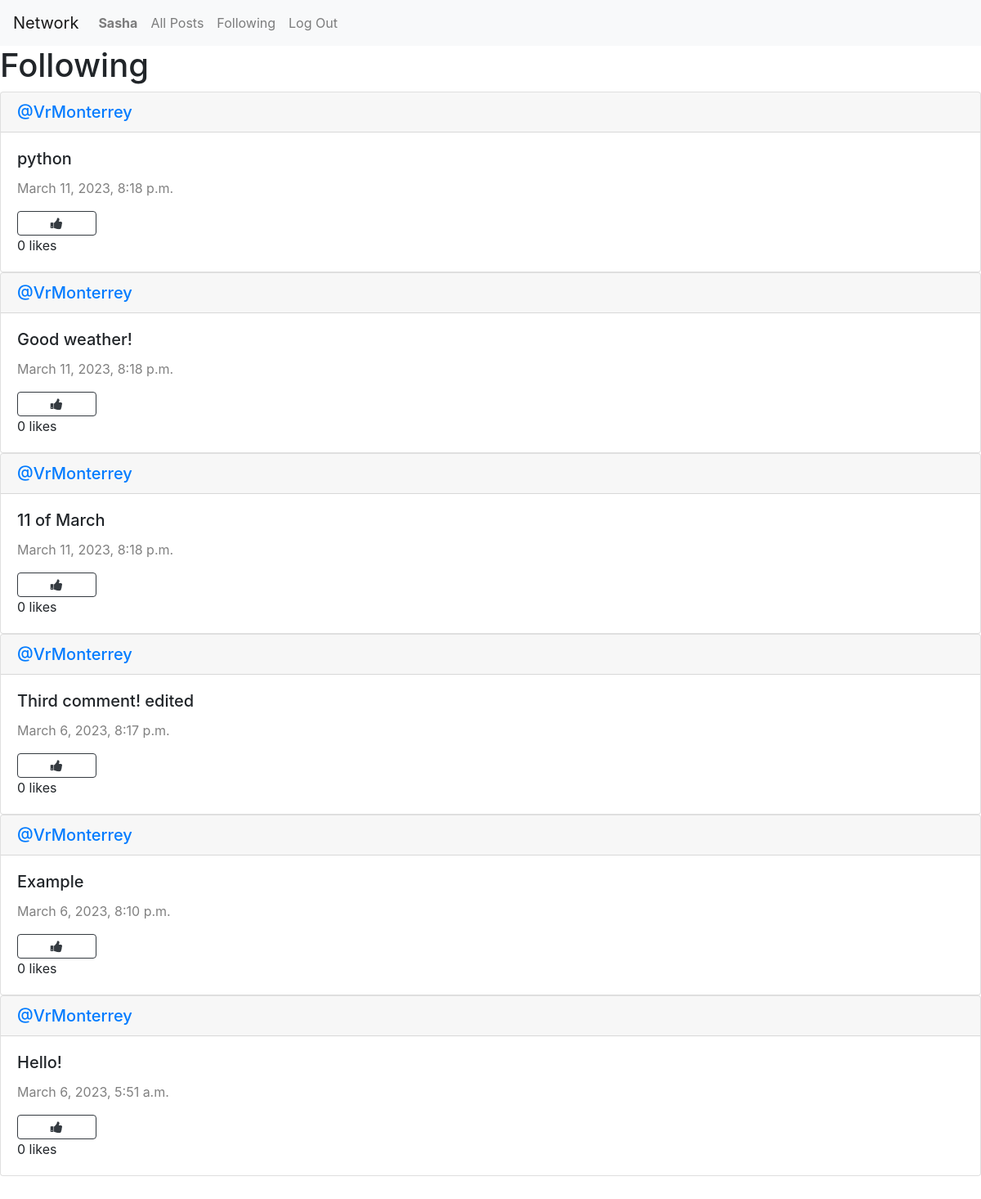
The page /following (signed in) on the database its author committed.
### network/models.py (models this page shows, shortened)
class User(AbstractUser):
    pass

class Post(models.Model):
    content = models.TextField(max_length=150)
    user = models.ForeignKey(User, on_delete=models.CASCADE, related_name="posts")
    date = models.DateTimeField(auto_now_add=True)

### network/views.py (the view)
# urls.py: path("following", views.following, name="following"),
def following(request):
    user = User.objects.get(pk=request.user.id)
    following = Follow.objects.filter(follower=user)
    all = Post.objects.all().order_by("id").reverse()
    posts = []
    for post in all:
        for person in following:
            if person.user == post.user:
                posts.append(post)
    likes = Like.objects.all()
    liked = []
    try:
        for like in likes:
            if like.user.id == request.user.id:
                liked.append(like.post.id)
    except:
        liked = []
    paginator = Paginator(posts,10)
    pages = request.GET.get('page')
    items = paginator.get_page(pages)
    return render(request, "network/following.html",{
        "items" : items,
        "liked" : liked
    })

### network/templates/network/following.html (shortened to what this page needs)
{% extends "network/layout.html" %}
{% block body %}
    <h1>Following</h1>
    <div class="allPosts">
        {% for post in items %}
        <div class="card">
            <h5 class="card-header"><a href="{% url 'profile' user_id=post.user.id %}">@{{ post.user }}</a></h5>
            <div class="card-body">
              <h5 class="card-title">{{ post.content }}</h5>
              <p style="color:gray" class="card-text">{{ post.date }}</p>
              {% if post.id in liked %}
            <button class="btn btn-danger fa fa-thumbs-up col-1" id="{{ post.id }}" onclick="likeHandler({{ post.id }}, {{ liked }})"></button>
            {% else %}
            <button class="btn btn-outline-dark fa fa-thumbs-up col-1" id="{{ post.id }}" onclick="likeHandler({{ post.id }}, {{ liked }})"></button>
            {% endif %}
            <div class="likes-count">
                <p id="num-likes-{{ post.id }}">{{ post.liked.count }}</p>
                <p>likes</p>
              </div>
            </div>
          </div>
        {% endfor %}
    </div>
{% endblock %}

### network/templates/network/layout.html (shortened to what this page needs)
{% load static %}
<!DOCTYPE html>
<html lang="en">
    <head>
        <link rel="stylesheet" href="https://stackpath.bootstrapcdn.com/bootstrap/4.4.1/css/bootstrap.min.css">
        <link rel="stylesheet" href="https://cdnjs.cloudflare.com/ajax/libs/font-awesome/4.7.0/css/font-awesome.min.css">
        <link href="{% static 'network/styles.css' %}" rel="stylesheet">
    </head>
    <body>
        <nav class="navbar navbar-expand-lg navbar-light bg-light">
            <a class="navbar-brand" href="{% url 'index' %}">Network</a>
            <div>
              <ul class="navbar-nav mr-auto">
                {% if user.is_authenticated %}
                    <li class="nav-item">
                        <a class="nav-link" href="{% url 'profile' user_id=user.id %}"><strong>{{ user.username }}</strong></a>
                    </li>
                {% endif %}
                <li class="nav-item">
                  <a class="nav-link" href="{% url 'index' %}">All Posts</a>
                </li>
                {% if user.is_authenticated %}
                    <li class="nav-item">
                        <a class="nav-link" href="{% url 'following' %}">Following</a>
                    </li>
                    <li class="nav-item">
                        <a class="nav-link" href="{% url 'logout' %}">Log Out</a>
                    </li>
                {% endif %}
              </ul>
            </div>
          </nav>
        <div class="body">
            {% block body %}
            {% endblock %}
        </div>
    </body>
</html>

### network/static/network/styles.css (style rules this page uses)
.likes-count p { display: inline; }
.likes-count p:not(:last-child)::after { content: ' '; }

### rows shown on the page
User: username "Sasha"
Post: user "VrMonterrey", content "python", date "March 11, 2023, 8:18 p.m.", liked.count "0"
Post: user "VrMonterrey", content "Good weather!", date "March 11, 2023, 8:18 p.m.", liked.count "0"
Post: user "VrMonterrey", content "11 of March", date "March 11, 2023, 8:18 p.m.", liked.count "0"
Post: user "VrMonterrey", content "Third comment! edited", date "March 6, 2023, 8:17 p.m.", liked.count "0"
Post: user "VrMonterrey", content "Example", date "March 6, 2023, 8:10 p.m.", liked.count "0"
Post: user "VrMonterrey", content "Hello!", date "March 6, 2023, 5:51 a.m.", liked.count "0"
